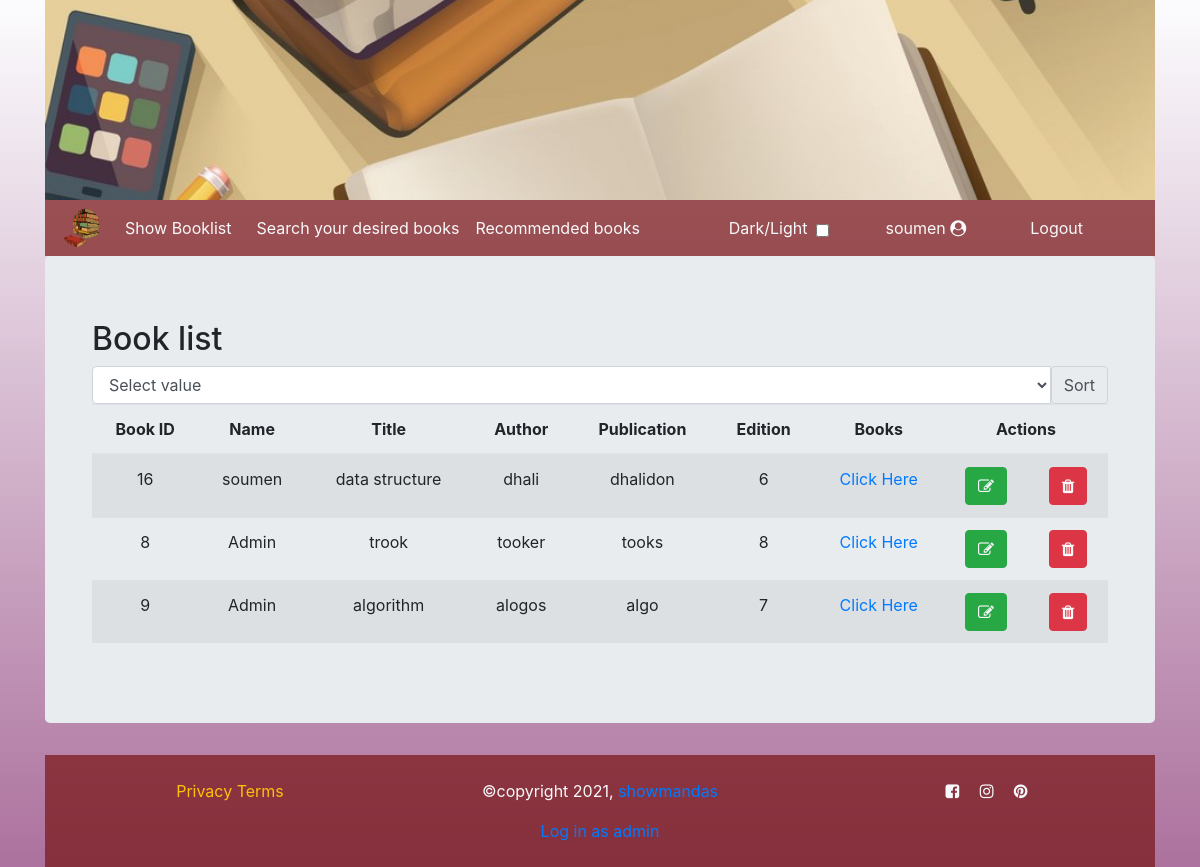
Page /user/booklist.php (signed in) on the committed database.
### tables this page shows
CREATE TABLE `booklists` (
  `id` int(11) NOT NULL,
  `username` varchar(255) NOT NULL,
  `title` varchar(255) NOT NULL,
  `author` varchar(255) NOT NULL,
  `publication` varchar(255) NOT NULL,
  `edition` varchar(255) NOT NULL,
  `files` varchar(255) NOT NULL
);

CREATE TABLE `addbook` (
  `id` int(11) NOT NULL,
  `username` varchar(255) NOT NULL,
  `bookid` int(11) NOT NULL
);

CREATE TABLE `rembook` (
  `id` int(11) NOT NULL,
  `title` varchar(255) NOT NULL,
  `author` varchar(255) NOT NULL,
  `publication` varchar(255) NOT NULL,
  `edition` int(255) NOT NULL,
  `files` varchar(255) NOT NULL
);

### user/booklist.php (the view, shortened to what this page needs)
<!DOCTYPE html>
<html lang="en">
<head>
<link rel="stylesheet" href="https://maxcdn.bootstrapcdn.com/bootstrap/4.5.2/css/bootstrap.min.css">
<link rel="stylesheet" href="https://cdnjs.cloudflare.com/ajax/libs/font-awesome/4.7.0/css/font-awesome.min.css" />
<link rel="stylesheet" href="css/style.css">
</head>
<body style="background-image:linear-gradient(to bottom, rgba(245, 246, 252, 0.3), rgba(117, 19, 93, 0.6)),
    url('../images/bgimg.jpg');">
<div class="wrapper container">
  <?php
  include 'header.php'
  ?>
<?php
include 'nav.php';
?>
<div class="jumbotron">
<div class="container table-responsive-sm">
  <h2>Book list</h2>
<form action="" method="get">
<div class="input-group">
  <select name="sort_alphabet" class="form-control">
  <option value="">Select value</option>
</select>
<button type='submit' class="input-group-text btn btn-primary">Sort</button>
  </div>
</form>
  <table class="table table-striped table-hover text-center">
    <thead>
      <tr>
      <th>Book ID</th>
      <th>Name</th>
        <th>Title</th>
        <th>Author</th>
        <th>Publication</th>
        <th>Edition</th>
        <th>Books</th>
        <th colspan="2">Actions</th>
      </tr>
    </thead>
    <tbody>
    <?php
include "dbcon.php";
$sort_option="";
$username= $_SESSION['username'];
$query="select * from booklists where username='$username' order by  title $sort_option";
$q_run=mysqli_query($con,$query);
if(mysqli_num_rows($q_run)>0){
  while($res=mysqli_fetch_array($q_run)){
    ?>
          <tr>
            <td><?php echo $res['id'];?></td>
            <td><?php echo $res['username'];?></td>
            <td><?php echo $res['title'];?></td>
            <td><?php echo $res['author'];?></td>
            <td><?php echo $res['publication'];?></td>
            <td><?php echo $res['edition'];?></td>
            <td><a href="download.php?file=pdf/.<?php echo $res['files']; ?>" name="download">Click Here</a>
            <td> <a href="updatebook.php?id=<?php echo $res['id'];?>" class="btn btn-success text-light"><i class="fa fa-pencil-square-o" aria-hidden="true"></i>
           </a> </td>
            <td> <a href="delbook.php?id=<?php echo $res['id'];?>" class="btn btn-danger text-light"><i class="fa fa-trash" aria-hidden="true"></i>
           </a> </td>
           </tr>
      <?php
       }
}else{
  ?>
  <script>
alert("No record found");
  </script>
  <?php
}
  ?>
  <?php
  $searchq="select * from addbook where username='$username'";
$req=mysqli_query($con,$searchq);
if(mysqli_num_rows($req)>0){
  while($r=mysqli_fetch_array($req)){
    $rid=$r['bookid'];
    $selq="select * from rembook where id='$rid'";
    $qsel=mysqli_query($con,$selq);
    $fq=mysqli_fetch_array($qsel);
    ?>
   <tr>
            <td><?php echo $fq['id'];?></td>
            <td>Admin</td>
            <td><?php echo $fq['title'];?></td>
            <td><?php echo $fq['author'];?></td>
            <td><?php echo $fq['publication'];?></td>
            <td><?php echo $fq['edition'];?></td>
            <td><a href="#" name="download">Click Here</a></td>
            <td> <a href="#" class="btn btn-success text-light"><i class="fa fa-pencil-square-o" aria-hidden="true"></i>
           </a> </td>
            <td> <a href="#" class="btn btn-danger text-light"><i class="fa fa-trash" aria-hidden="true"></i>
           </a> </td>
           </tr>
 <?php
  }
}
 ?>
 </table>
</div>
</div>
<?php
include 'footer.php';
?>
</div>
</body>
</html>

### css/style.css (style rules this page uses)
* { margin: 0; padding: 0; box-sizing: border-box; }

### rows in the picture
booklists: id "16", username "soumen", title "data structure", author "dhali", publication "dhalidon", edition "6"
addbook: rembook.id "8", rembook.title "trook", rembook.author "tooker", rembook.publication "tooks", rembook.edition "8"
addbook: rembook.id "9", rembook.title "algorithm", rembook.author "alogos", rembook.publication "algo", rembook.edition "7"

### other values in the picture
$_SESSION['username'] "soumen"
